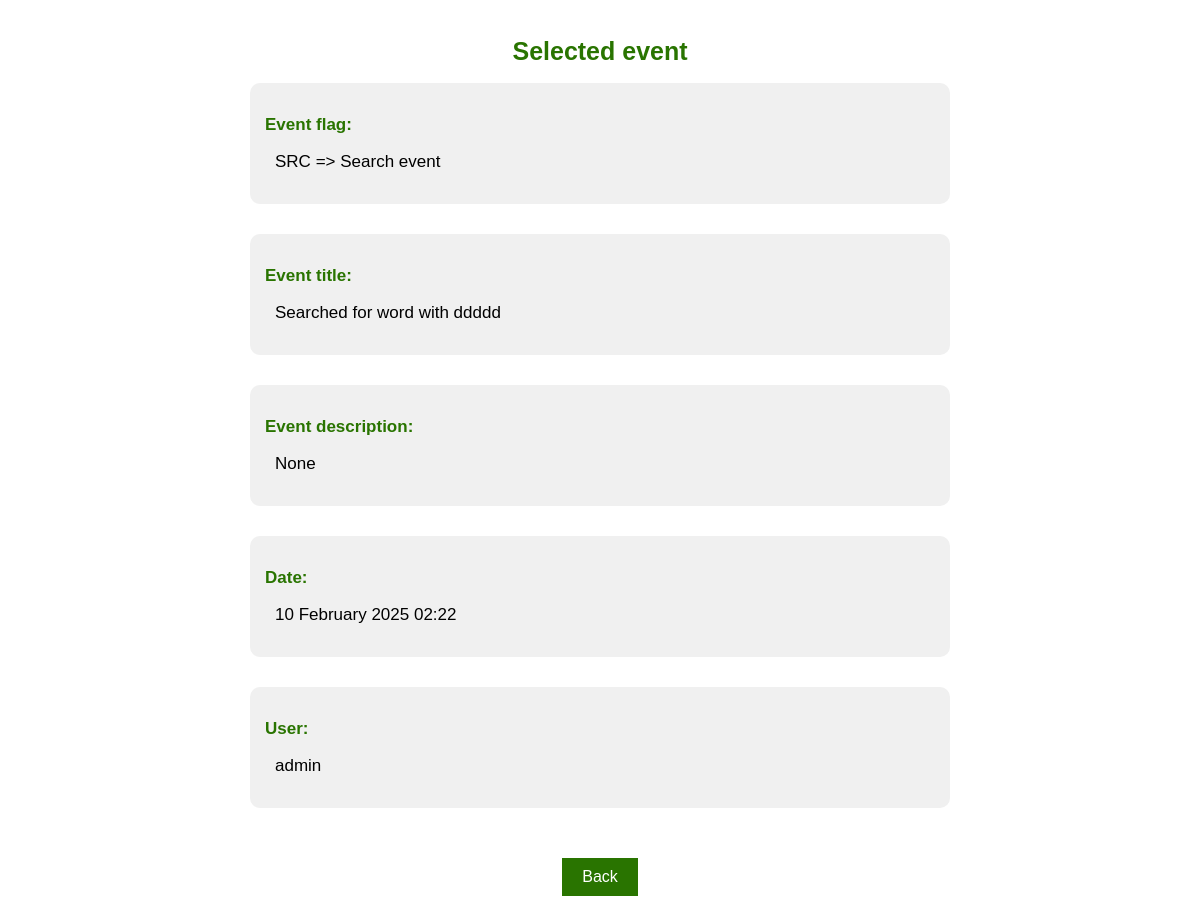
Page /show/event_124 (signed in) on the committed database.
### app.py (models this page shows)
class History(db.Model):
    id = db.Column(db.Integer, primary_key=True)
    flag = db.Column(db.String(3), db.ForeignKey('flags.name'))
    date = db.Column(db.DateTime, default=datetime.utcnow)
    title = db.Column(db.String(5000), nullable=False)
    description = db.Column(db.String(5000), nullable=True)
    user = db.Column(db.String(50), nullable=False)

class Flags(db.Model):
    id = db.Column(db.Integer, primary_key=True)
    name = db.Column(db.String(3), nullable=False)
    description = db.Column(db.String(5000), nullable=False)
    events = db.relationship('History', backref='flags')

### app.py (the view)
@app.route('/show/event_<int:id>')
@login_required
def show_event(id):
    if 1 == current_user.role_id:
        try:
            event_to_show = History.query.get_or_404(id)
            flag = Flags.query.filter(Flags.name == event_to_show.flag).first()
            return render_template('show_event.html', event=event_to_show, flag=flag)
        except Exception as e:
            title = 'There was an issue deleting this event'
            log_events(flag='ER?', title=title, description=e)
            return render_template('error_page.html', message=title)
    else:
        title = 'permission to look into history events'
        log_events(flag='ER!', title=f'No {title}', description=None)
        return render_template('error_page.html', message=f'You dont have {title}')

### app.py (called while the page is built)
@login_manager.user_loader
def load_user(user_id):
    return User.query.get(user_id)

### templates/show_event.html (shortened to what this page needs)
{% extends 'base.html' %}
{% block body %}
<div class="container_column">
    <h1 style="color: #297400; font-size: 25px;">Selected event</h1>
    <div class="info_block">
        <p class="info_label">Event flag:</p>
        <p class="info_value">{{event.flag}}  =>  {{flag.description}}</p>
    </div>
    <div class="info_block">
        <p class="info_label">Event title:</p>
        <p class="info_value">{{event.title}}</p>
    </div>
    <div class="info_block">
        <p class="info_label">Event description:</p>
        <p class="info_value">{{event.description}}</p>
    </div>
    <div class="info_block">
        <p class="info_label">Date:</p>
        <p class="info_value">{{event.date.strftime("%d %B %Y %H:%M")}}</p>
    </div>
    <div class="info_block">
        <p class="info_label">User:</p>
        <p class="info_value">{{event.user}}</p>
    </div>
    <div class="button-container">
        <button class="back_button_v2" onclick="window.location='/history'">Back</button>
    </div>
</div>
{% endblock %}

### static/css/main.css (style rules this page uses)
body, html { margin: 0; font-family: sans-serif; background-color: #FFFFFF; }
.container_column { max-width: 800px; margin: auto; padding: 20px; display: flex; flex-wrap: wrap; justify-content: center; }
.container_column { display: flex; flex-direction: column; align-items: center; padding: 20px; margin: auto; max-width: 1000px; width: 90%; box-sizing: border-box; }
.button-container { display: flex; justify-content: center; gap: 20px; width: 100%; margin-top: 20px; }
button { padding: 10px 20px; font-size: 16px; border: none; cursor: pointer; transition: background-color 0.3s; }
button, input[type="submit"] { padding: 15px 40px; font-size: 18px; border: none; cursor: pointer; transition: background-color 0.3s; }
.accept_button, .back_button_v2 { padding: 10px 20px; font-size: 16px; border: none; cursor: pointer; transition: background-color 0.3s; }
.back_button_v2 { background-color: #297400; color: white; }
.info_block { background-color: #f0f0f0; padding: 15px; border-radius: 10px; width: 100%; box-sizing: border-box; max-width: 700px; margin-bottom: 30px; position: relative; }
.info_label { color: #297400; font-size: 17px; font-weight: bold; margin-bottom: 5px; }
.info_value { font-size: 17px; margin-left: 10px; }

### rows in the picture
History: flag "SRC", title "Searched for word with ddddd", description "None", date "10 February 2025 02:22", user "admin"
Flags: description "Search event"
